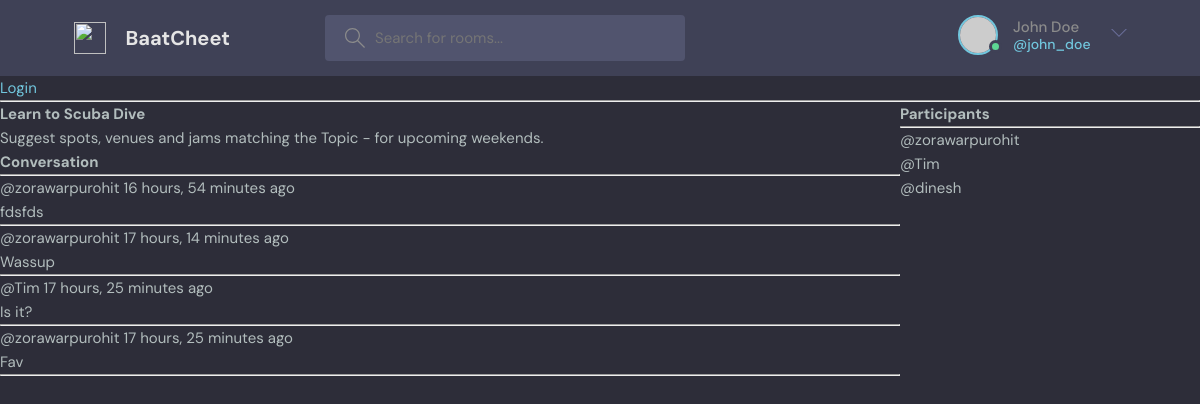
Page /room/14/ on the earlier database version.
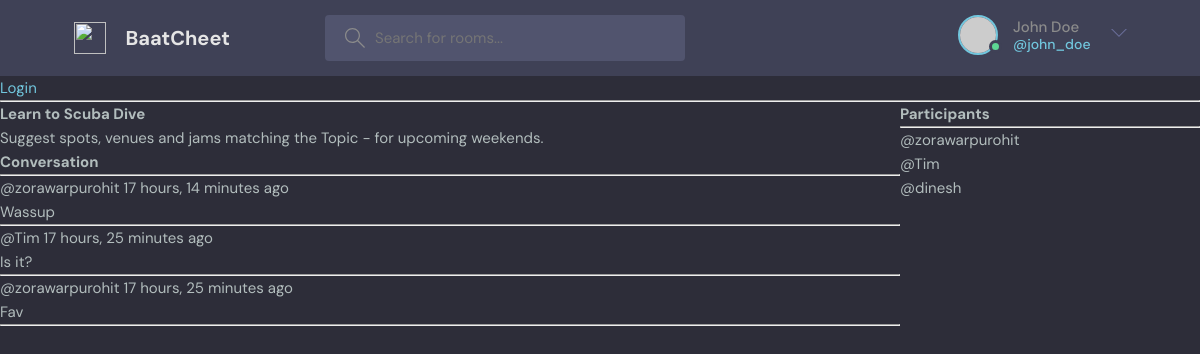
Same page on the later database version.
### base/models.py (models this page shows, shortened)
class Message(models.Model):
    user = models.ForeignKey(User, on_delete=models.CASCADE)
    room = models.ForeignKey(Room, on_delete=models.CASCADE)
    body = models.TextField()
    updated = models.DateTimeField(auto_now=True)
    created = models.DateTimeField(auto_now_add=True)
    class Meta:
        ordering = ['-updated', '-created']

### base/views.py (the view, shortened to what this page needs)
# urls.py: path('room/<str:id>/', views.room, name="room"),
def room(request, id):
    room = Room.objects.get(id=id)
    room_messages = room.message_set.all()
    participants = room.participants.all()
    room_data = {'room': room, 'room_messages': room_messages, 'participants':participants}
    return render(request, 'base/room.html', room_data)

### base/templates/base/room.html (shortened to what this page needs)
{% extends 'main.html' %}
{% block content %}
<div class="room-container">
   <div>
      <h1>
         {{room.name}}
      </h1>
      <p>{{room.description}}</p>
      <div class ="comment-wrapper">
         <h3>Conversation</h3>
         <hr>
         {%for message in room_messages %}
            <div>
               <small>@{{message.user}} {{message.created | timesince }} ago </small>
               <p>{{message.body}}</p>
               <hr>
            </div>
         {% endfor %}
      </div>
   </div>
   <div>
      <h3>Participants</h3>
      <hr>
      {% for user in participants %}
         <div>
            <p>@{{user.username}}</p>
         </div>
      {% endfor %}
   </div>
</div>
{% endblock  %}

Differences in the rows shown:
removed Message: user "zorawarpurohit", created "16 hours, 54 minutes", body "fdsfds"
